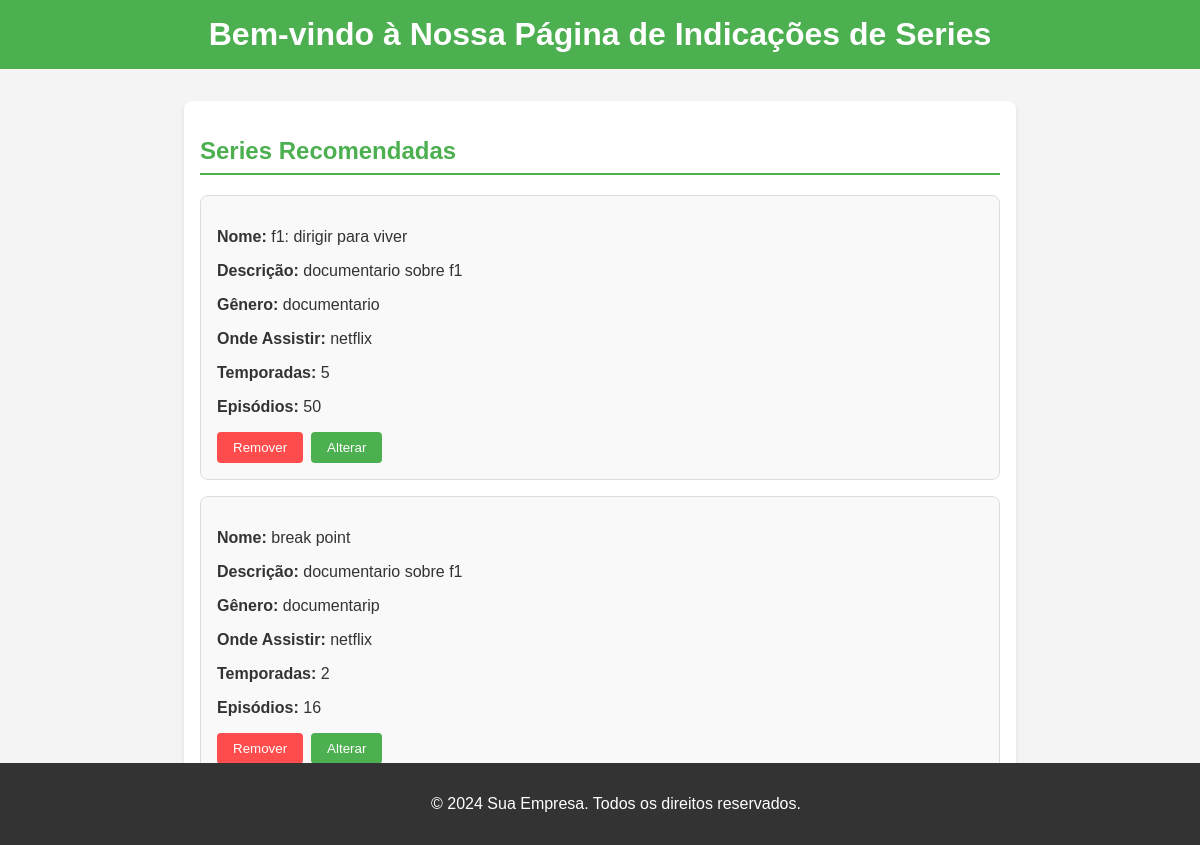
The app's page /series/home/ with its own data.
### series/models.py (models this page shows, shortened)
class Serie(models.Model):
    choices = (('DR', 'drama'),
               ('C', 'comedia'),
               ('R', 'romance'),
               ('DOC', 'documentario'),
               ('AC', 'ação'),
               ('AV', 'aventura'),
               ('FC', 'ficção cientifica'),
               ('T', 'Terror'))
    nome = models.CharField(max_length=50)
    onde_assistir = models.CharField(max_length=50)
    categoria = models.CharField(max_length=3, choices=choices)
    descricao = models.TextField()
    temporadas = models.IntegerField()
    episodios = models.IntegerField()

### series/views.py (the view)
# urls.py: path('home/', views.home, name="home_filmes"),
def home(request):
    series = Serie.objects.all()
    return render(request, 'home_series.html', {'series':series})

### series/templates/home_series.html (shortened to what this page needs)
<!DOCTYPE html>
<html lang="pt-br">
<head>
</head>
<body>
    <header>
        <h1>Bem-vindo à Nossa Página de Indicações de Series</h1>
    </header>
    <main>
        <section>
            <h2>Series Recomendadas</h2>
            <ul>
                {% for serie in series %}
                    <li>
                        <p><strong>Nome:</strong> {{ serie.nome }}</p>
                        <p><strong>Descrição:</strong> {{ serie.descricao }}</p>
                        <p><strong>Gênero:</strong> {{ serie.categoria }}</p>
                        <p><strong>Onde Assistir:</strong> {{ serie.onde_assistir }}</p>
                        <p><strong>Temporadas:</strong> {{ serie.temporadas }}</p>
                        <p><strong>Episódios:</strong> {{ serie.episodios }}</p>
                        <div class="button-container">
                            <a href="{% url 'remover_series' serie.id %}"><button class="remove-button">Remover</button></a>
                            <a href="{% url 'alterar_series' serie.id %}"><button class="alter-button">Alterar</button></a>
                        </div>
                    </li>
                {% empty %}
                    <li>Nenhuma indicação de série disponível no momento.</li>
                {% endfor %}
            </ul>
        </section>
    </main>
    <footer>
        <p>&copy; 2024 Sua Empresa. Todos os direitos reservados.</p>
    </footer>
</body>
</html>

### series/templates/home_series.html (style rules this page uses)
body { font-family: Arial, sans-serif; margin: 0; padding: 0; background-color: #f4f4f4; color: #333; }
header { background-color: #4CAF50; color: white; padding: 1rem; text-align: center; }
header h1 { margin: 0; }
main { padding: 2rem; }
section { background-color: white; padding: 1rem; border-radius: 8px; box-shadow: 0 2px 4px rgba(0, 0, 0, 0.1); max-width: 800px; margin: 0 auto; }
section h2 { color: #4CAF50; border-bottom: 2px solid #4CAF50; padding-bottom: 0.5rem; }
ul { list-style-type: none; padding: 0; }
li { background-color: #f9f9f9; margin-bottom: 1rem; padding: 1rem; border: 1px solid #ddd; border-radius: 8px; transition: transform 0.3s; position: relative; }
.remove-button { background-color: #ff4c4c; color: white; border: none; padding: 0.5rem 1rem; border-radius: 4px; cursor: pointer; }
.alter-button { background-color: #4CAF50; color: white; border: none; padding: 0.5rem 1rem; border-radius: 4px; cursor: pointer; }
.button-container { display: flex; gap: 0.5rem; }
footer { background-color: #333; color: white; text-align: center; padding: 1rem; position: fixed; bottom: 0; width: 100%; }

### records on screen
Serie: nome "f1: dirigir para viver", descricao "documentario sobre f1", categoria "documentario", onde_assistir "netflix", temporadas "5", episodios "50"
Serie: nome "break point", descricao "documentario sobre f1", categoria "documentarip", onde_assistir "netflix", temporadas "2", episodios "16"
